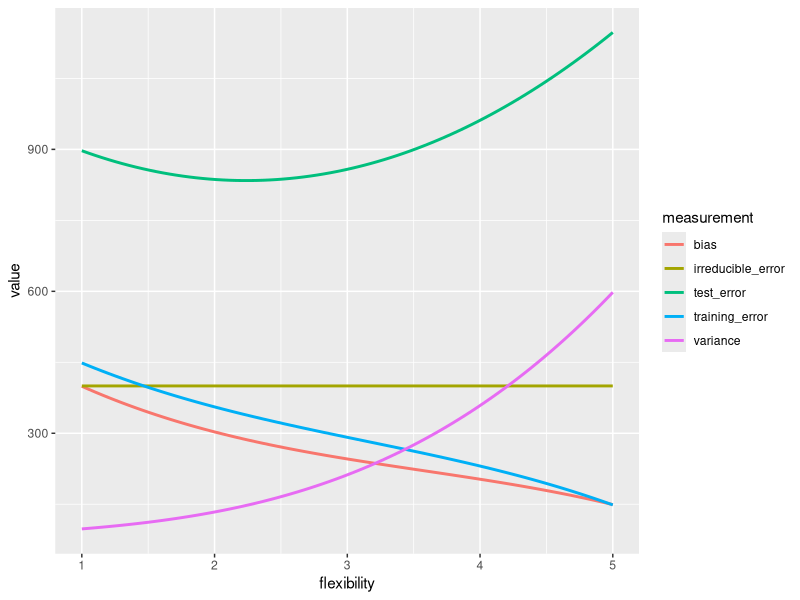
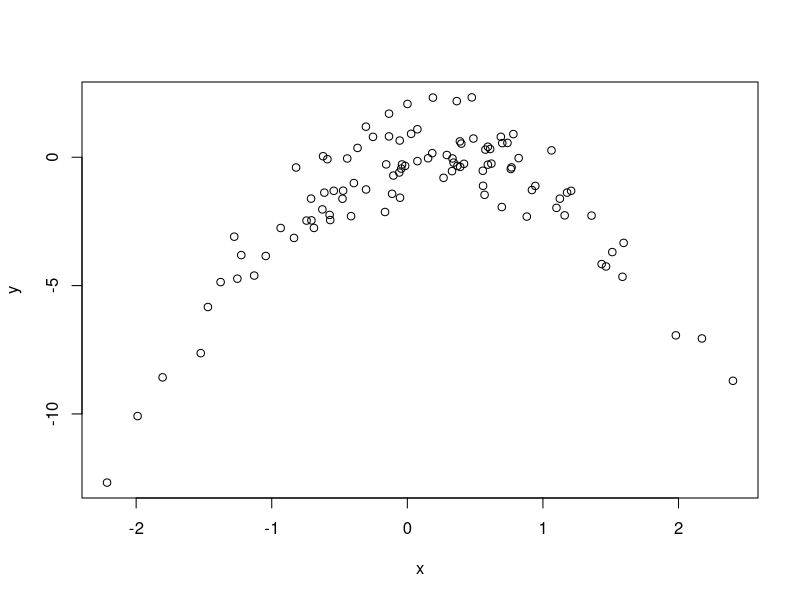

Recreate these plots in R, in order.
## ---- chunk 1
# Better. A flexible method will the data closer and makes it sample size, would perform better than an inflexible approach.
## ---- chunk 2
# Worse. A flexible method would overfit the small number of observations.
## ---- chunk 3
# Better. With more degrees of freedom, a flexible method would fit better than an inflexible one.
## ---- chunk 4
#Worse. A flexible method would fit to the noise in the error terms and increase variance.
## ---- chunk 5
library(magrittr) 
library(dplyr)    
library(tidyr)
library(ggplot2)
bias_variance <- tibble(
  flexibility = c(1:5),
  bias = 100 + c(300,200,150,100,50),
  variance = 100 + c(0,25,125,250,500),
  training_error = 100 + c(350,250,200, 125, 50),
  irreducible_error = 400,
  test_error = variance + bias + irreducible_error)   %>%
  gather(`bias`, `variance`, `training_error`, `irreducible_error`, `test_error`,
         key = "measurement", value = "value")

ggplot(bias_variance, aes(x = flexibility, y = value, colour = measurement)) +
  geom_smooth(se = FALSE, method = "lm", formula = y ~ poly(x,3)) 
## ---- chunk 6
#Bias decreases with increased flexibility because  the structured data assumed less.
#Variance increases with flexibility because the data overfitted .
#Irreducible error curves have no relation with flexibility because no matter what the model is, error is inevitable.
#Training error is inversely proportional to flexibility because a more flexible model better fits the training data
#Test error stays above irreducible error, first decreasing and then increasing.

## ---- chunk 7
  set.seed(1)
  x <- rnorm(100)
  y <- x - 2 * x^2 + rnorm(100)
## ---- chunk 8
# n=100 and p=2, the model used is
# Y=X−2X^2+ε.
## ---- chunk 9
plot(x,y)
## ---- chunk 10
library(boot)
set.seed(1)
tmp <- data.frame(x, y)
fit.glm.1 <- glm(y ~ x)
cv.glm(tmp, fit.glm.1)$delta[1]
## ---- chunk 11
fit.glm.2 <- glm(y ~ poly(x, 2))
cv.glm(tmp, fit.glm.2)$delta[1]
## ---- chunk 12
fit.glm.3 <- glm(y ~ poly(x, 3))
cv.glm(tmp, fit.glm.3)$delta[1]

## ---- chunk 13
fit.glm.4 <- glm(y ~ poly(x, 4))
cv.glm(tmp, fit.glm.4)$delta[1]
## ---- chunk 14
set.seed(10)
fit.glm.1 <- glm(y ~ x)
cv.glm(tmp, fit.glm.1)$delta[1]
## ---- chunk 15
fit.glm.2 <- glm(y ~ poly(x, 2))
cv.glm(tmp, fit.glm.2)$delta[1]
## ---- chunk 16
fit.glm.3 <- glm(y ~ poly(x, 3))
cv.glm(tmp, fit.glm.3)$delta[1]

## ---- chunk 17
fit.glm.4 <- glm(y ~ poly(x, 4))
cv.glm(tmp, fit.glm.4)$delta[1]
## ---- chunk 18
#We may see that the LOOCV estimate for the test MSE is minimum for “fit.glm.2”, this is not surprising since we saw clearly in (b) that the relation between “x” and “y” is quadratic.
